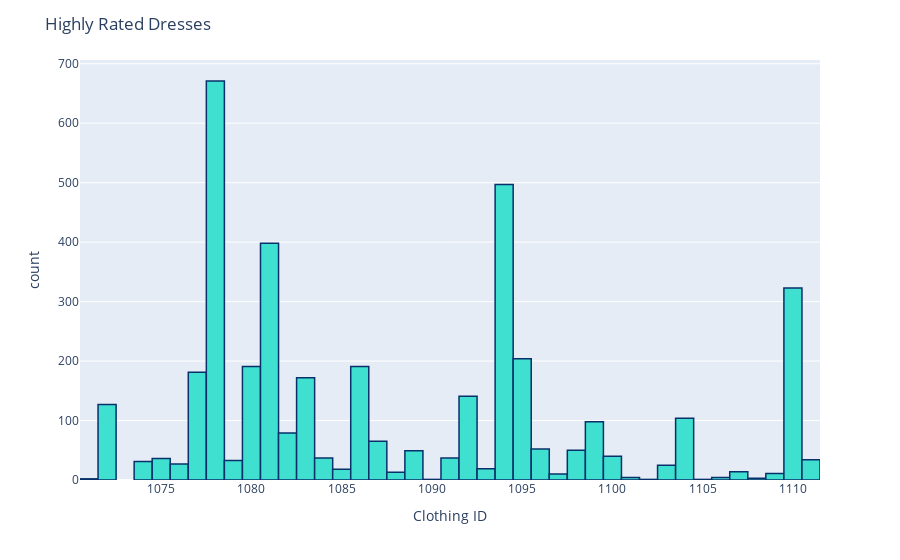

Notebook cell for this chart:
### Code cell
fig = px.histogram(positveDress, x="Clothing ID")
fig.update_traces(marker_color="turquoise",marker_line_color='rgb(8,48,107)',
                  marker_line_width=1.5)
fig.update_layout(title_text='Highly Rated Dresses')
fig.show()

### Figure 1 — Plotly figure (JSON) as saved in the notebook; plotly's stock layout.template omitted (floating-point values rounded to 4 significant figures; data arrays with more than 128 entries replaced by an {"elided": "..."} marker saying what was removed)
{"data": [{"alignmentgroup": "True", "bingroup": "x", "hovertemplate": "Clothing ID=%{x}<br>count=%{y}<extra></extra>", "legendgroup": "", "marker": {"color": "turquoise", "line": {"color": "rgb(8,48,107)", "width": 1.5}}, "name": "", "offsetgroup": "", "orientation": "v", "showlegend": false, "type": "histogram", "x": {"elided": "3994 int values"}, "xaxis": "x", "yaxis": "y"}], "layout": {"barmode": "relative", "legend": {"tracegroupgap": 0}, "margin": {"t": 60}, "title": {"text": "Highly Rated Dresses"}, "xaxis": {"anchor": "y", "domain": [0, 1], "title": {"text": "Clothing ID"}}, "yaxis": {"anchor": "x", "domain": [0, 1], "title": {"text": "count"}}}}
